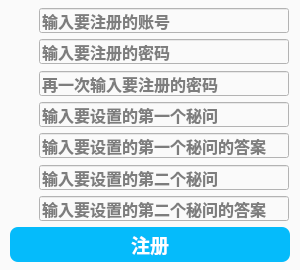
<?xml version="1.0" encoding="UTF-8"?>
<ui version="4.0">
 <class>CRegisterDialog</class>
 <widget class="QDialog" name="CRegisterDialog">
  <property name="geometry">
   <rect>
    <x>0</x>
    <y>0</y>
    <width>300</width>
    <height>270</height>
   </rect>
  </property>
  <property name="sizePolicy">
   <sizepolicy hsizetype="Fixed" vsizetype="Fixed">
    <horstretch>0</horstretch>
    <verstretch>0</verstretch>
   </sizepolicy>
  </property>
  <property name="minimumSize">
   <size>
    <width>300</width>
    <height>270</height>
   </size>
  </property>
  <property name="maximumSize">
   <size>
    <width>300</width>
    <height>270</height>
   </size>
  </property>
  <property name="windowTitle">
   <string>注册账号</string>
  </property>
  <property name="styleSheet">
   <string notr="true">#CRegisterDialog
{
	background:rgb(250, 250, 250);
}</string>
  </property>
  <layout class="QGridLayout" name="gridLayout">
   <property name="leftMargin">
    <number>0</number>
   </property>
   <property name="topMargin">
    <number>8</number>
   </property>
   <property name="rightMargin">
    <number>0</number>
   </property>
   <property name="bottomMargin">
    <number>8</number>
   </property>
   <property name="horizontalSpacing">
    <number>0</number>
   </property>
   <property name="verticalSpacing">
    <number>5</number>
   </property>
   <item row="0" column="0">
    <widget class="QWidget" name="widgetInput" native="true">
     <property name="minimumSize">
      <size>
       <width>280</width>
       <height>0</height>
      </size>
     </property>
     <property name="maximumSize">
      <size>
       <width>280</width>
       <height>16777215</height>
      </size>
     </property>
     <layout class="QVBoxLayout" name="verticalLayout">
      <property name="spacing">
       <number>0</number>
      </property>
      <property name="leftMargin">
       <number>0</number>
      </property>
      <property name="topMargin">
       <number>0</number>
      </property>
      <property name="rightMargin">
       <number>0</number>
      </property>
      <property name="bottomMargin">
       <number>0</number>
      </property>
      <item>
       <widget class="QWidget" name="widgetAccount" native="true">
        <property name="minimumSize">
         <size>
          <width>280</width>
          <height>26</height>
         </size>
        </property>
        <property name="maximumSize">
         <size>
          <width>280</width>
          <height>26</height>
         </size>
        </property>
        <layout class="QHBoxLayout" name="horizontalLayout_3">
         <property name="spacing">
          <number>4</number>
         </property>
         <property name="leftMargin">
          <number>0</number>
         </property>
         <property name="topMargin">
          <number>0</number>
         </property>
         <property name="rightMargin">
          <number>0</number>
         </property>
         <property name="bottomMargin">
          <number>0</number>
         </property>
         <item>
          <widget class="QLabel" name="labelAccount">
           <property name="sizePolicy">
            <sizepolicy hsizetype="Fixed" vsizetype="Fixed">
             <horstretch>0</horstretch>
             <verstretch>0</verstretch>
            </sizepolicy>
           </property>
           <property name="minimumSize">
            <size>
             <width>25</width>
             <height>22</height>
            </size>
           </property>
           <property name="maximumSize">
            <size>
             <width>25</width>
             <height>22</height>
            </size>
           </property>
           <property name="text">
            <string/>
           </property>
           <property name="pixmap">
            <pixmap resource="intelligentwindowclient.qrc">:/pictures/ico/intelligentwindow.ico</pixmap>
           </property>
           <property name="scaledContents">
            <bool>true</bool>
           </property>
          </widget>
         </item>
         <item>
          <widget class="QLineEdit" name="lineEditAccount">
           <property name="sizePolicy">
            <sizepolicy hsizetype="Fixed" vsizetype="Fixed">
             <horstretch>25</horstretch>
             <verstretch>25</verstretch>
            </sizepolicy>
           </property>
           <property name="minimumSize">
            <size>
             <width>250</width>
             <height>25</height>
            </size>
           </property>
           <property name="maximumSize">
            <size>
             <width>250</width>
             <height>25</height>
            </size>
           </property>
           <property name="font">
            <font>
             <family>等线</family>
             <pointsize>12</pointsize>
             <weight>75</weight>
             <bold>true</bold>
            </font>
           </property>
           <property name="toolTip">
            <string/>
           </property>
           <property name="autoFillBackground">
            <bool>false</bool>
           </property>
           <property name="styleSheet">
            <string notr="true">background:rgb(250, 250, 250);</string>
           </property>
           <property name="inputMask">
            <string/>
           </property>
           <property name="text">
            <string/>
           </property>
           <property name="maxLength">
            <number>30</number>
           </property>
           <property name="frame">
            <bool>true</bool>
           </property>
           <property name="cursorPosition">
            <number>0</number>
           </property>
           <property name="placeholderText">
            <string>输入要注册的账号</string>
           </property>
           <property name="clearButtonEnabled">
            <bool>true</bool>
           </property>
          </widget>
         </item>
        </layout>
       </widget>
      </item>
      <item>
       <spacer name="verticalSpacer1">
        <property name="orientation">
         <enum>Qt::Vertical</enum>
        </property>
        <property name="sizeHint" stdset="0">
         <size>
          <width>20</width>
          <height>3</height>
         </size>
        </property>
       </spacer>
      </item>
      <item>
       <widget class="QWidget" name="widgetPassword" native="true">
        <property name="minimumSize">
         <size>
          <width>280</width>
          <height>26</height>
         </size>
        </property>
        <property name="maximumSize">
         <size>
          <width>280</width>
          <height>26</height>
         </size>
        </property>
        <layout class="QHBoxLayout" name="horizontalLayout_4">
         <property name="spacing">
          <number>4</number>
         </property>
         <property name="leftMargin">
          <number>0</number>
         </property>
         <property name="topMargin">
          <number>0</number>
         </property>
         <property name="rightMargin">
          <number>0</number>
         </property>
         <property name="bottomMargin">
          <number>0</number>
         </property>
         <item>
          <widget class="QLabel" name="labelPassword">
           <property name="sizePolicy">
            <sizepolicy hsizetype="Fixed" vsizetype="Fixed">
             <horstretch>0</horstretch>
             <verstretch>0</verstretch>
            </sizepolicy>
           </property>
           <property name="minimumSize">
            <size>
             <width>25</width>
             <height>25</height>
            </size>
           </property>
           <property name="maximumSize">
            <size>
             <width>25</width>
             <height>25</height>
            </size>
           </property>
           <property name="text">
            <string/>
           </property>
           <property name="pixmap">
            <pixmap resource="intelligentwindowclient.qrc">:/pictures/ico/key.ico</pixmap>
           </property>
           <property name="scaledContents">
            <bool>true</bool>
           </property>
          </widget>
         </item>
         <item>
          <widget class="QLineEdit" name="lineEditPassword">
           <property name="sizePolicy">
            <sizepolicy hsizetype="Fixed" vsizetype="Fixed">
             <horstretch>25</horstretch>
             <verstretch>25</verstretch>
            </sizepolicy>
           </property>
           <property name="minimumSize">
            <size>
             <width>250</width>
             <height>25</height>
            </size>
           </property>
           <property name="maximumSize">
            <size>
             <width>250</width>
             <height>25</height>
            </size>
           </property>
           <property name="font">
            <font>
             <family>等线</family>
             <pointsize>12</pointsize>
             <weight>75</weight>
             <bold>true</bold>
            </font>
           </property>
           <property name="toolTip">
            <string/>
           </property>
           <property name="styleSheet">
            <string notr="true">background:rgb(250, 250, 250);</string>
           </property>
           <property name="inputMask">
            <string/>
           </property>
           <property name="text">
            <string/>
           </property>
           <property name="maxLength">
            <number>30</number>
           </property>
           <property name="frame">
            <bool>true</bool>
           </property>
           <property name="echoMode">
            <enum>QLineEdit::Password</enum>
           </property>
           <property name="cursorPosition">
            <number>0</number>
           </property>
           <property name="placeholderText">
            <string>输入要注册的密码</string>
           </property>
           <property name="clearButtonEnabled">
            <bool>true</bool>
           </property>
          </widget>
         </item>
        </layout>
       </widget>
      </item>
      <item>
       <spacer name="verticalSpacer2">
        <property name="orientation">
         <enum>Qt::Vertical</enum>
        </property>
        <property name="sizeHint" stdset="0">
         <size>
          <width>20</width>
          <height>3</height>
         </size>
        </property>
       </spacer>
      </item>
      <item>
       <widget class="QWidget" name="widgetPasswordAgain" native="true">
        <property name="minimumSize">
         <size>
          <width>280</width>
          <height>26</height>
         </size>
        </property>
        <property name="maximumSize">
         <size>
          <width>280</width>
          <height>26</height>
         </size>
        </property>
        <layout class="QHBoxLayout" name="horizontalLayout_5">
         <property name="spacing">
          <number>4</number>
         </property>
         <property name="leftMargin">
          <number>0</number>
         </property>
         <property name="topMargin">
          <number>0</number>
         </property>
         <property name="rightMargin">
          <number>0</number>
         </property>
         <property name="bottomMargin">
          <number>0</number>
         </property>
         <item>
          <widget class="QLabel" name="labelPasswordAgain">
           <property name="sizePolicy">
            <sizepolicy hsizetype="Fixed" vsizetype="Fixed">
             <horstretch>0</horstretch>
             <verstretch>0</verstretch>
            </sizepolicy>
           </property>
           <property name="minimumSize">
            <size>
             <width>25</width>
             <height>25</height>
            </size>
           </property>
           <property name="maximumSize">
            <size>
             <width>25</width>
             <height>25</height>
            </size>
           </property>
           <property name="text">
            <string/>
           </property>
           <property name="pixmap">
            <pixmap resource="intelligentwindowclient.qrc">:/pictures/ico/key.ico</pixmap>
           </property>
           <property name="scaledContents">
            <bool>true</bool>
           </property>
          </widget>
         </item>
         <item>
          <widget class="QLineEdit" name="lineEditPasswordAgain">
           <property name="sizePolicy">
            <sizepolicy hsizetype="Fixed" vsizetype="Fixed">
             <horstretch>25</horstretch>
             <verstretch>25</verstretch>
            </sizepolicy>
           </property>
           <property name="minimumSize">
            <size>
             <width>250</width>
             <height>25</height>
            </size>
           </property>
           <property name="maximumSize">
            <size>
             <width>250</width>
             <height>25</height>
            </size>
           </property>
           <property name="font">
            <font>
             <family>等线</family>
             <pointsize>12</pointsize>
             <weight>75</weight>
             <bold>true</bold>
            </font>
           </property>
           <property name="toolTip">
            <string/>
           </property>
           <property name="styleSheet">
            <string notr="true">background:rgb(250, 250, 250);</string>
           </property>
           <property name="inputMask">
            <string/>
           </property>
           <property name="text">
            <string/>
           </property>
           <property name="maxLength">
            <number>30</number>
           </property>
           <property name="frame">
            <bool>true</bool>
           </property>
           <property name="echoMode">
            <enum>QLineEdit::Password</enum>
           </property>
           <property name="cursorPosition">
            <number>0</number>
           </property>
           <property name="placeholderText">
            <string>再一次输入要注册的密码</string>
           </property>
           <property name="clearButtonEnabled">
            <bool>true</bool>
           </property>
          </widget>
         </item>
        </layout>
       </widget>
      </item>
      <item>
       <spacer name="verticalSpacer3">
        <property name="orientation">
         <enum>Qt::Vertical</enum>
        </property>
        <property name="sizeHint" stdset="0">
         <size>
          <width>20</width>
          <height>3</height>
         </size>
        </property>
       </spacer>
      </item>
      <item>
       <widget class="QWidget" name="widgetSecretiveQuestion1" native="true">
        <property name="minimumSize">
         <size>
          <width>280</width>
          <height>26</height>
         </size>
        </property>
        <property name="maximumSize">
         <size>
          <width>280</width>
          <height>26</height>
         </size>
        </property>
        <layout class="QHBoxLayout" name="horizontalLayout_6">
         <property name="spacing">
          <number>4</number>
         </property>
         <property name="leftMargin">
          <number>0</number>
         </property>
         <property name="topMargin">
          <number>0</number>
         </property>
         <property name="rightMargin">
          <number>0</number>
         </property>
         <property name="bottomMargin">
          <number>0</number>
         </property>
         <item>
          <widget class="QLabel" name="labelSecretiveQuestion1">
           <property name="sizePolicy">
            <sizepolicy hsizetype="Fixed" vsizetype="Fixed">
             <horstretch>0</horstretch>
             <verstretch>0</verstretch>
            </sizepolicy>
           </property>
           <property name="minimumSize">
            <size>
             <width>25</width>
             <height>25</height>
            </size>
           </property>
           <property name="maximumSize">
            <size>
             <width>25</width>
             <height>25</height>
            </size>
           </property>
           <property name="text">
            <string/>
           </property>
           <property name="pixmap">
            <pixmap resource="intelligentwindowclient.qrc">:/pictures/ico/questions.ico</pixmap>
           </property>
           <property name="scaledContents">
            <bool>true</bool>
           </property>
          </widget>
         </item>
         <item>
          <widget class="QLineEdit" name="lineEditSecretiveQuestion1">
           <property name="sizePolicy">
            <sizepolicy hsizetype="Fixed" vsizetype="Fixed">
             <horstretch>25</horstretch>
             <verstretch>25</verstretch>
            </sizepolicy>
           </property>
           <property name="minimumSize">
            <size>
             <width>250</width>
             <height>25</height>
            </size>
           </property>
           <property name="maximumSize">
            <size>
             <width>250</width>
             <height>25</height>
            </size>
           </property>
           <property name="font">
            <font>
             <family>等线</family>
             <pointsize>12</pointsize>
             <weight>75</weight>
             <bold>true</bold>
            </font>
           </property>
           <property name="toolTip">
            <string/>
           </property>
           <property name="autoFillBackground">
            <bool>false</bool>
           </property>
           <property name="styleSheet">
            <string notr="true">background:rgb(250, 250, 250);</string>
           </property>
           <property name="inputMask">
            <string/>
           </property>
           <property name="text">
            <string/>
           </property>
           <property name="maxLength">
            <number>30</number>
           </property>
           <property name="frame">
            <bool>true</bool>
           </property>
           <property name="cursorPosition">
            <number>0</number>
           </property>
           <property name="placeholderText">
            <string>输入要设置的第一个秘问</string>
           </property>
           <property name="clearButtonEnabled">
            <bool>true</bool>
           </property>
          </widget>
         </item>
        </layout>
       </widget>
      </item>
      <item>
       <spacer name="verticalSpacer4">
        <property name="orientation">
         <enum>Qt::Vertical</enum>
        </property>
        <property name="sizeHint" stdset="0">
         <size>
          <width>20</width>
          <height>3</height>
         </size>
        </property>
       </spacer>
      </item>
      <item>
       <widget class="QWidget" name="widgetSecretiveAnswer1" native="true">
        <property name="minimumSize">
         <size>
          <width>280</width>
          <height>26</height>
         </size>
        </property>
        <property name="maximumSize">
         <size>
          <width>280</width>
          <height>26</height>
         </size>
        </property>
        <layout class="QHBoxLayout" name="horizontalLayout_7">
         <property name="spacing">
          <number>4</number>
         </property>
         <property name="leftMargin">
          <number>0</number>
         </property>
         <property name="topMargin">
          <number>0</number>
         </property>
         <property name="rightMargin">
          <number>0</number>
         </property>
         <property name="bottomMargin">
          <number>0</number>
         </property>
         <item>
          <widget class="QLabel" name="labelSecretiveAnswer1">
           <property name="sizePolicy">
            <sizepolicy hsizetype="Fixed" vsizetype="Fixed">
             <horstretch>0</horstretch>
             <verstretch>0</verstretch>
            </sizepolicy>
           </property>
           <property name="minimumSize">
            <size>
             <width>25</width>
             <height>25</height>
            </size>
           </property>
           <property name="maximumSize">
            <size>
             <width>25</width>
             <height>25</height>
            </size>
           </property>
           <property name="text">
            <string/>
           </property>
           <property name="pixmap">
            <pixmap resource="intelligentwindowclient.qrc">:/pictures/ico/answers.ico</pixmap>
           </property>
           <property name="scaledContents">
            <bool>true</bool>
           </property>
          </widget>
         </item>
         <item>
          <widget class="QLineEdit" name="lineEditSecretiveAnswer1">
           <property name="sizePolicy">
            <sizepolicy hsizetype="Fixed" vsizetype="Fixed">
             <horstretch>25</horstretch>
             <verstretch>25</verstretch>
            </sizepolicy>
           </property>
           <property name="minimumSize">
            <size>
             <width>250</width>
             <height>25</height>
            </size>
           </property>
           <property name="maximumSize">
            <size>
             <width>250</width>
             <height>25</height>
            </size>
           </property>
           <property name="font">
            <font>
             <family>等线</family>
             <pointsize>12</pointsize>
             <weight>75</weight>
             <bold>true</bold>
            </font>
           </property>
           <property name="toolTip">
            <string/>
           </property>
           <property name="autoFillBackground">
            <bool>false</bool>
           </property>
           <property name="styleSheet">
            <string notr="true">background:rgb(250, 250, 250);</string>
           </property>
           <property name="inputMask">
            <string/>
           </property>
           <property name="text">
            <string/>
           </property>
           <property name="maxLength">
            <number>30</number>
           </property>
           <property name="frame">
            <bool>true</bool>
           </property>
           <property name="cursorPosition">
            <number>0</number>
           </property>
           <property name="placeholderText">
            <string>输入要设置的第一个秘问的答案</string>
           </property>
           <property name="clearButtonEnabled">
            <bool>true</bool>
           </property>
          </widget>
         </item>
        </layout>
       </widget>
      </item>
      <item>
       <spacer name="verticalSpacer5">
        <property name="orientation">
         <enum>Qt::Vertical</enum>
        </property>
        <property name="sizeHint" stdset="0">
         <size>
          <width>20</width>
          <height>3</height>
         </size>
        </property>
       </spacer>
      </item>
      <item>
       <widget class="QWidget" name="widgetSecretiveQuestion2" native="true">
        <property name="minimumSize">
         <size>
          <width>280</width>
          <height>26</height>
         </size>
        </property>
        <property name="maximumSize">
         <size>
          <width>280</width>
          <height>26</height>
         </size>
        </property>
        <layout class="QHBoxLayout" name="horizontalLayout_9">
         <property name="spacing">
          <number>4</number>
         </property>
         <property name="leftMargin">
          <number>0</number>
         </property>
         <property name="topMargin">
          <number>0</number>
         </property>
         <property name="rightMargin">
          <number>0</number>
         </property>
         <property name="bottomMargin">
          <number>0</number>
         </property>
         <item>
          <widget class="QLabel" name="labelSecretiveQuestion2">
           <property name="sizePolicy">
            <sizepolicy hsizetype="Fixed" vsizetype="Fixed">
             <horstretch>0</horstretch>
             <verstretch>0</verstretch>
            </sizepolicy>
           </property>
           <property name="minimumSize">
            <size>
             <width>25</width>
             <height>25</height>
            </size>
           </property>
           <property name="maximumSize">
            <size>
             <width>25</width>
             <height>25</height>
            </size>
           </property>
           <property name="text">
            <string/>
           </property>
           <property name="pixmap">
            <pixmap resource="intelligentwindowclient.qrc">:/pictures/ico/questions.ico</pixmap>
           </property>
           <property name="scaledContents">
            <bool>true</bool>
           </property>
          </widget>
         </item>
         <item>
          <widget class="QLineEdit" name="lineEditSecretiveQuestion2">
           <property name="sizePolicy">
            <sizepolicy hsizetype="Fixed" vsizetype="Fixed">
             <horstretch>25</horstretch>
             <verstretch>25</verstretch>
            </sizepolicy>
           </property>
           <property name="minimumSize">
            <size>
             <width>250</width>
             <height>25</height>
            </size>
           </property>
           <property name="maximumSize">
            <size>
             <width>250</width>
             <height>25</height>
            </size>
           </property>
           <property name="font">
            <font>
             <family>等线</family>
             <pointsize>12</pointsize>
             <weight>75</weight>
             <bold>true</bold>
            </font>
           </property>
           <property name="toolTip">
            <string/>
           </property>
           <property name="autoFillBackground">
            <bool>false</bool>
           </property>
           <property name="styleSheet">
            <string notr="true">background:rgb(250, 250, 250);</string>
           </property>
           <property name="inputMask">
            <string/>
           </property>
           <property name="text">
            <string/>
           </property>
           <property name="maxLength">
            <number>30</number>
           </property>
           <property name="frame">
            <bool>true</bool>
           </property>
           <property name="cursorPosition">
            <number>0</number>
           </property>
           <property name="placeholderText">
            <string>输入要设置的第二个秘问</string>
           </property>
           <property name="clearButtonEnabled">
            <bool>true</bool>
           </property>
          </widget>
         </item>
        </layout>
       </widget>
      </item>
      <item>
       <spacer name="verticalSpacer6">
        <property name="orientation">
         <enum>Qt::Vertical</enum>
        </property>
        <property name="sizeHint" stdset="0">
         <size>
          <width>20</width>
          <height>3</height>
         </size>
        </property>
       </spacer>
      </item>
      <item>
       <widget class="QWidget" name="widgetSecretiveAnswer2" native="true">
        <property name="minimumSize">
         <size>
          <width>280</width>
          <height>26</height>
         </size>
        </property>
        <property name="maximumSize">
         <size>
          <width>280</width>
          <height>26</height>
         </size>
        </property>
        <layout class="QHBoxLayout" name="horizontalLayout_8">
         <property name="spacing">
          <number>4</number>
         </property>
         <property name="leftMargin">
          <number>0</number>
         </property>
         <property name="topMargin">
          <number>0</number>
         </property>
         <property name="rightMargin">
          <number>0</number>
         </property>
         <property name="bottomMargin">
          <number>0</number>
         </property>
         <item>
          <widget class="QLabel" name="labelSecretiveAnswer2">
           <property name="sizePolicy">
            <sizepolicy hsizetype="Fixed" vsizetype="Fixed">
             <horstretch>0</horstretch>
             <verstretch>0</verstretch>
            </sizepolicy>
           </property>
           <property name="minimumSize">
            <size>
             <width>25</width>
             <height>25</height>
            </size>
           </property>
           <property name="maximumSize">
            <size>
             <width>25</width>
             <height>25</height>
            </size>
           </property>
           <property name="text">
            <string/>
           </property>
           <property name="pixmap">
            <pixmap resource="intelligentwindowclient.qrc">:/pictures/ico/answers.ico</pixmap>
           </property>
           <property name="scaledContents">
            <bool>true</bool>
           </property>
          </widget>
         </item>
         <item>
          <widget class="QLineEdit" name="lineEditSecretiveAnswer2">
           <property name="sizePolicy">
            <sizepolicy hsizetype="Fixed" vsizetype="Fixed">
             <horstretch>25</horstretch>
             <verstretch>25</verstretch>
            </sizepolicy>
           </property>
           <property name="minimumSize">
            <size>
             <width>250</width>
             <height>25</height>
            </size>
           </property>
           <property name="maximumSize">
            <size>
             <width>250</width>
             <height>25</height>
            </size>
           </property>
           <property name="font">
            <font>
             <family>等线</family>
             <pointsize>12</pointsize>
             <weight>75</weight>
             <bold>true</bold>
            </font>
           </property>
           <property name="toolTip">
            <string/>
           </property>
           <property name="autoFillBackground">
            <bool>false</bool>
           </property>
           <property name="styleSheet">
            <string notr="true">background:rgb(250, 250, 250);</string>
           </property>
           <property name="inputMask">
            <string/>
           </property>
           <property name="text">
            <string/>
           </property>
           <property name="maxLength">
            <number>30</number>
           </property>
           <property name="frame">
            <bool>true</bool>
           </property>
           <property name="cursorPosition">
            <number>0</number>
           </property>
           <property name="placeholderText">
            <string>输入要设置的第二个秘问的答案</string>
           </property>
           <property name="clearButtonEnabled">
            <bool>true</bool>
           </property>
          </widget>
         </item>
        </layout>
       </widget>
      </item>
     </layout>
    </widget>
   </item>
   <item row="1" column="0">
    <widget class="QToolButton" name="toolButtonRegister">
     <property name="sizePolicy">
      <sizepolicy hsizetype="Fixed" vsizetype="Fixed">
       <horstretch>0</horstretch>
       <verstretch>0</verstretch>
      </sizepolicy>
     </property>
     <property name="minimumSize">
      <size>
       <width>280</width>
       <height>35</height>
      </size>
     </property>
     <property name="maximumSize">
      <size>
       <width>280</width>
       <height>35</height>
      </size>
     </property>
     <property name="font">
      <font>
       <family>等线</family>
       <pointsize>14</pointsize>
       <weight>75</weight>
       <bold>true</bold>
      </font>
     </property>
     <property name="cursor">
      <cursorShape>PointingHandCursor</cursorShape>
     </property>
     <property name="toolTip">
      <string>点击注册</string>
     </property>
     <property name="styleSheet">
      <string notr="true">background:rgb(5, 187, 251);
border-radius:8px;
color:rgb(255, 255, 255);</string>
     </property>
     <property name="text">
      <string>注册</string>
     </property>
     <property name="shortcut">
      <string>Enter</string>
     </property>
     <property name="checkable">
      <bool>false</bool>
     </property>
     <property name="autoRepeat">
      <bool>false</bool>
     </property>
     <property name="autoExclusive">
      <bool>false</bool>
     </property>
    </widget>
   </item>
  </layout>
 </widget>
 <resources>
  <include location="intelligentwindowclient.qrc"/>
 </resources>
 <connections/>
</ui>
